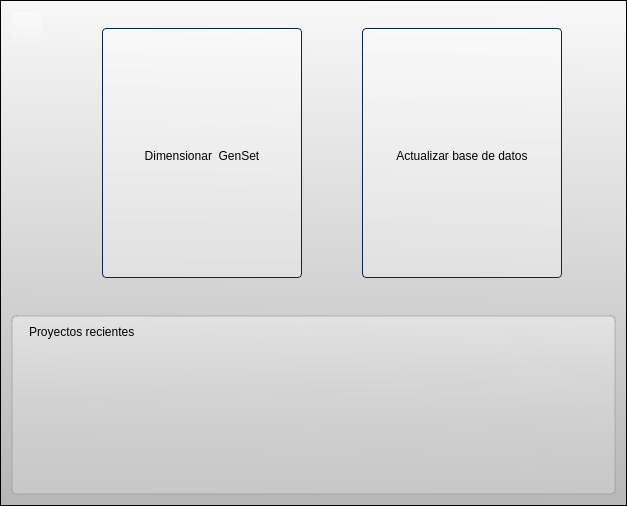
      <widget class="QWidget" name="dim_select_page">
       <layout class="QVBoxLayout" name="verticalLayout_12">
        <property name="spacing">
         <number>0</number>
        </property>
        <property name="leftMargin">
         <number>0</number>
        </property>
        <property name="topMargin">
         <number>0</number>
        </property>
        <property name="rightMargin">
         <number>0</number>
        </property>
        <property name="bottomMargin">
         <number>0</number>
        </property>
        <item>
         <widget class="QFrame" name="dim_content">
          <property name="styleSheet">
           <string notr="true">#dim_content{
	background-color: qlineargradient(spread:pad, x1:0.486, y1:1, x2:0.508, y2:0, stop:0 rgba(183, 183, 183, 255), stop:1 rgba(248, 248, 248, 255));
}
QFrame{
	background-color: rgba(255, 255, 255, 0);
}

QToolButton, QPushButton{
	background-color: qlineargradient(spread:pad, x1:0.486, y1:1, x2:0.508, y2:0, stop:0 rgba(243, 243, 243, 100), stop:1 rgba(255, 255, 255, 110));
	font: 75 10pt &quot;Inter&quot;;
	border: 1px solid rgb(9, 39, 75);
	border-radius: 4px;
	padding: 5px;
	padding-top: 10px;
}

QToolButton{
    word-wrap: break-word;
}

QToolButton:hover{
	border-color: rgb(68, 204, 204);
}

QToolButton:pressed{
	background-color: rgb(171, 171, 171);
	color: rgb(255, 255, 255);
}

QToolButton:focus{
	border-color: rgb(0, 123, 185);
}

QLabel{
	font: 14pt &quot;Inter&quot;;
}</string>
          </property>
          <property name="frameShape">
           <enum>QFrame::StyledPanel</enum>
          </property>
          <property name="frameShadow">
           <enum>QFrame::Raised</enum>
          </property>
          <layout class="QVBoxLayout" name="verticalLayout_13">
           <property name="spacing">
            <number>0</number>
           </property>
           <property name="leftMargin">
            <number>0</number>
           </property>
           <property name="topMargin">
            <number>0</number>
           </property>
           <property name="rightMargin">
            <number>0</number>
           </property>
           <property name="bottomMargin">
            <number>0</number>
           </property>
           <item>
            <widget class="QFrame" name="dim_content_buttons">
             <property name="frameShape">
              <enum>QFrame::StyledPanel</enum>
             </property>
             <property name="frameShadow">
              <enum>QFrame::Raised</enum>
             </property>
             <layout class="QHBoxLayout" name="horizontalLayout_10">
              <item>
               <widget class="QFrame" name="content_atras">
                <property name="frameShape">
                 <enum>QFrame::StyledPanel</enum>
                </property>
                <property name="frameShadow">
                 <enum>QFrame::Raised</enum>
                </property>
                <layout class="QVBoxLayout" name="verticalLayout_17">
                 <property name="spacing">
                  <number>0</number>
                 </property>
                 <property name="leftMargin">
                  <number>0</number>
                 </property>
                 <property name="topMargin">
                  <number>0</number>
                 </property>
                 <property name="rightMargin">
                  <number>0</number>
                 </property>
                 <property name="bottomMargin">
                  <number>0</number>
                 </property>
                 <item>
                  <widget class="QToolButton" name="atras_dim_button">
                   <property name="minimumSize">
                    <size>
                     <width>20</width>
                     <height>20</height>
                    </size>
                   </property>
                   <property name="maximumSize">
                    <size>
                     <width>40</width>
                     <height>40</height>
                    </size>
                   </property>
                   <property name="styleSheet">
                    <string notr="true">#atras_dim_button{
	border: none;
	
}</string>
                   </property>
                   <property name="text">
                    <string/>
                   </property>
                   <property name="icon">
                    <iconset>
                     <normaloff>../img/hacia-atras.png</normaloff>../img/hacia-atras.png</iconset>
                   </property>
                  </widget>
                 </item>
                 <item>
                  <spacer name="verticalSpacer_3">
                   <property name="orientation">
                    <enum>Qt::Vertical</enum>
                   </property>
                   <property name="sizeHint" stdset="0">
                    <size>
                     <width>20</width>
                     <height>248</height>
                    </size>
                   </property>
                  </spacer>
                 </item>
                </layout>
               </widget>
              </item>
              <item>
               <spacer name="horizontalSpacer_3">
                <property name="orientation">
                 <enum>Qt::Horizontal</enum>
                </property>
                <property name="sizeHint" stdset="0">
                 <size>
                  <width>54</width>
                  <height>20</height>
                 </size>
                </property>
               </spacer>
              </item>
              <item>
               <widget class="QToolButton" name="dimensionar">
                <property name="minimumSize">
                 <size>
                  <width>200</width>
                  <height>200</height>
                 </size>
                </property>
                <property name="maximumSize">
                 <size>
                  <width>200</width>
                  <height>250</height>
                 </size>
                </property>
                <property name="text">
                 <string>Dimensionar  GenSet</string>
                </property>
               </widget>
              </item>
              <item>
               <spacer name="horizontalSpacer_8">
                <property name="orientation">
                 <enum>Qt::Horizontal</enum>
                </property>
                <property name="sizeHint" stdset="0">
                 <size>
                  <width>54</width>
                  <height>20</height>
                 </size>
                </property>
               </spacer>
              </item>
              <item>
               <widget class="QToolButton" name="actualizar_bbdd">
                <property name="minimumSize">
                 <size>
                  <width>200</width>
                  <height>200</height>
                 </size>
                </property>
                <property name="maximumSize">
                 <size>
                  <width>16777215</width>
                  <height>250</height>
                 </size>
                </property>
                <property name="text">
                 <string>Actualizar base de datos</string>
                </property>
               </widget>
              </item>
              <item>
               <spacer name="horizontalSpacer_4">
                <property name="orientation">
                 <enum>Qt::Horizontal</enum>
                </property>
                <property name="sizeHint" stdset="0">
                 <size>
                  <width>54</width>
                  <height>20</height>
                 </size>
                </property>
               </spacer>
              </item>
             </layout>
            </widget>
           </item>
           <item>
            <widget class="QFrame" name="dim_content_projects">
             <property name="minimumSize">
              <size>
               <width>0</width>
               <height>200</height>
              </size>
             </property>
             <property name="maximumSize">
              <size>
               <width>16777215</width>
               <height>200</height>
              </size>
             </property>
             <property name="frameShape">
              <enum>QFrame::StyledPanel</enum>
             </property>
             <property name="frameShadow">
              <enum>QFrame::Raised</enum>
             </property>
             <layout class="QVBoxLayout" name="verticalLayout_14">
              <item>
               <widget class="QFrame" name="project_content">
                <property name="styleSheet">
                 <string notr="true">#project_content{
	background-color: qlineargradient(spread:pad, x1:0.486, y1:1, x2:0.508, y2:0, stop:1 rgba(255, 253, 253, 107), stop:0 rgba(200, 200, 200, 250));
	border: 2px solid rgba(149, 149, 149, 80);
	border-radius: 5px;
}</string>
                </property>
                <property name="frameShape">
                 <enum>QFrame::StyledPanel</enum>
                </property>
                <property name="frameShadow">
                 <enum>QFrame::Raised</enum>
                </property>
                <layout class="QVBoxLayout" name="verticalLayout_15">
                 <property name="spacing">
                  <number>0</number>
                 </property>
                 <property name="leftMargin">
                  <number>0</number>
                 </property>
                 <property name="topMargin">
                  <number>0</number>
                 </property>
                 <property name="rightMargin">
                  <number>0</number>
                 </property>
                 <property name="bottomMargin">
                  <number>0</number>
                 </property>
                 <item>
                  <widget class="QFrame" name="frame_2">
                   <property name="maximumSize">
                    <size>
                     <width>16777215</width>
                     <height>30</height>
                    </size>
                   </property>
                   <property name="frameShape">
                    <enum>QFrame::StyledPanel</enum>
                   </property>
                   <property name="frameShadow">
                    <enum>QFrame::Raised</enum>
                   </property>
                   <layout class="QVBoxLayout" name="verticalLayout_16">
                    <property name="spacing">
                     <number>0</number>
                    </property>
                    <property name="leftMargin">
                     <number>15</number>
                    </property>
                    <property name="topMargin">
                     <number>0</number>
                    </property>
                    <property name="rightMargin">
                     <number>0</number>
                    </property>
                    <property name="bottomMargin">
                     <number>0</number>
                    </property>
                    <item>
                     <widget class="QLabel" name="label_3">
                      <property name="styleSheet">
                       <string notr="true">#label_3{
	font-size: 12px;
}</string>
                      </property>
                      <property name="text">
                       <string>Proyectos recientes</string>
                      </property>
                     </widget>
                    </item>
                   </layout>
                  </widget>
                 </item>
                 <item>
                  <widget class="QFrame" name="project_list">
                   <property name="frameShape">
                    <enum>QFrame::StyledPanel</enum>
                   </property>
                   <property name="frameShadow">
                    <enum>QFrame::Raised</enum>
                   </property>
                   <layout class="QVBoxLayout" name="project_list_layout"/>
                  </widget>
                 </item>
                </layout>
               </widget>
              </item>
             </layout>
            </widget>
           </item>
          </layout>
         </widget>
        </item>
       </layout>
      </widget>
